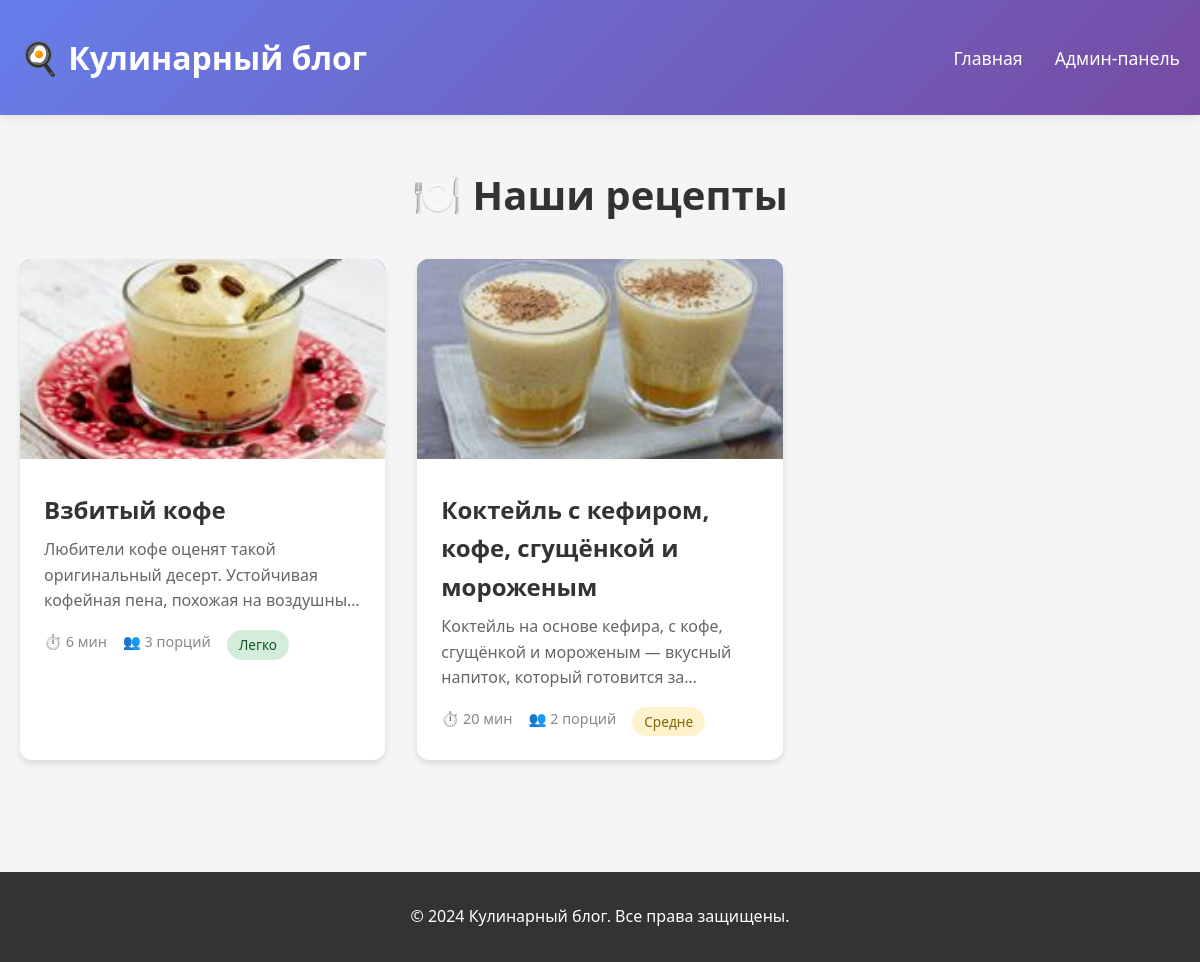
The page / on the database its author committed.
### blog/models.py (models this page shows, shortened)
class Recipe(models.Model):
    title = models.CharField(max_length=200, verbose_name="Название рецепта")
    slug = models.SlugField(max_length=200, unique=True, verbose_name="URL")
    description = models.TextField(verbose_name="Описание")
    ingredients = models.TextField(verbose_name="Ингредиенты", help_text="Каждый ингредиент с новой строки")
    instructions = models.TextField(verbose_name="Инструкция по приготовлению")
    image = models.ImageField(upload_to='recipes/', blank=True, null=True, verbose_name="Изображение")
    cooking_time = models.PositiveIntegerField(verbose_name="Время приготовления (минуты)", default=30)
    servings = models.PositiveIntegerField(verbose_name="Количество порций", default=4)
    difficulty = models.CharField(
        max_length=20,
        choices=[
            ('easy', 'Легко'),
            ('medium', 'Средне'),
            ('hard', 'Сложно'),
        ],
        default='medium',
        verbose_name="Сложность"
    )
    created_at = models.DateTimeField(auto_now_add=True, verbose_name="Дата создания")
    updated_at = models.DateTimeField(auto_now=True, verbose_name="Дата обновления")
    published = models.BooleanField(default=True, verbose_name="Опубликовано")
    class Meta:
        verbose_name = "Рецепт"
        verbose_name_plural = "Рецепты"
        ordering = ['-created_at']

### blog/views.py (the view)
# urls.py: path('', views.recipe_list, name='recipe_list'),
def recipe_list(request):
    recipes = Recipe.objects.filter(published=True)
    paginator = Paginator(recipes, 6)  # 6 рецептов на страницу
    page_number = request.GET.get('page')
    page_obj = paginator.get_page(page_number)
    context = {
        'recipes': page_obj,
        'page_obj': page_obj,
    }
    return render(request, 'blog/recipe_list.html', context)

### blog/templates/blog/recipe_list.html (shortened to what this page needs)
{% extends 'blog/base.html' %}
{% block content %}
<h1 class="page-title">🍽️ Наши рецепты</h1>
{% if recipes %}
    <div class="recipe-grid">
        {% for recipe in recipes %}
            <a href="{% url 'blog:recipe_detail' recipe.slug %}" class="recipe-card">
                {% if recipe.image %}
                    <img src="{{ recipe.image.url }}" alt="{{ recipe.title }}" class="recipe-card-image">
                {% else %}
                    <div class="recipe-card-image"></div>
                {% endif %}
                <div class="recipe-card-content">
                    <h2 class="recipe-card-title">{{ recipe.title }}</h2>
                    <p class="recipe-card-description">{{ recipe.description|truncatewords:20 }}</p>
                    <div class="recipe-meta">
                        <span>⏱️ {{ recipe.cooking_time }} мин</span>
                        <span>👥 {{ recipe.servings }} порций</span>
                        <span class="badge badge-{{ recipe.difficulty }}">
                            {% if recipe.difficulty == 'easy' %}Легко
                            {% elif recipe.difficulty == 'medium' %}Средне
                            {% else %}Сложно{% endif %}
                        </span>
                    </div>
                </div>
            </a>
        {% endfor %}
    </div>
{% else %}
    <div style="text-align: center; padding: 3rem;">
        <p style="font-size: 1.2rem; color: #666;">Пока нет опубликованных рецептов. Зайдите в админ-панель, чтобы добавить рецепты!</p>
    </div>
{% endif %}
{% endblock %}

### blog/templates/blog/base.html (shortened to what this page needs)
<!DOCTYPE html>
<html lang="ru">
<head>
</head>
<body>
    <header class="header">
        <div class="container">
            <div class="header-content">
                <a href="{% url 'blog:recipe_list' %}" class="logo">🍳 Кулинарный блог</a>
                <nav class="nav">
                    <a href="{% url 'blog:recipe_list' %}">Главная</a>
                    <a href="/admin/">Админ-панель</a>
                </nav>
            </div>
        </div>
    </header>
    <main class="main-content">
        <div class="container">
            {% block content %}{% endblock %}
        </div>
    </main>
    <footer class="footer">
        <div class="container">
            <p>&copy; 2024 Кулинарный блог. Все права защищены.</p>
        </div>
    </footer>
</body>
</html>

### blog/templates/blog/base.html (style rules this page uses)
* { margin: 0; padding: 0; box-sizing: border-box; }
body { font-family: 'Segoe UI', Tahoma, Geneva, Verdana, sans-serif; line-height: 1.6; color: #333; background-color: #f5f5f5; }
.header { background: linear-gradient(135deg, #667eea 0%, #764ba2 100%); color: white; padding: 2rem 0; box-shadow: 0 2px 10px rgba(0,0,0,0.1); }
.container { max-width: 1200px; margin: 0 auto; padding: 0 20px; }
.header-content { display: flex; justify-content: space-between; align-items: center; }
.logo { font-size: 2rem; font-weight: bold; text-decoration: none; color: white; }
.nav { display: flex; gap: 2rem; }
.nav a { color: white; text-decoration: none; font-size: 1.1rem; transition: opacity 0.3s; }
.main-content { min-height: calc(100vh - 200px); padding: 3rem 0; }
.footer { background-color: #333; color: white; text-align: center; padding: 2rem 0; margin-top: 4rem; }
.recipe-grid { display: grid; grid-template-columns: repeat(auto-fill, minmax(300px, 1fr)); gap: 2rem; margin-top: 2rem; }
.recipe-card { background: white; border-radius: 12px; overflow: hidden; box-shadow: 0 4px 6px rgba(0,0,0,0.1); transition: transform 0.3s, box-shadow 0.3s; text-decoration: none; color: inherit; display: block; }
.recipe-card-image { width: 100%; height: 200px; object-fit: cover; background: linear-gradient(135deg, #667eea 0%, #764ba2 100%); }
.recipe-card-content { padding: 1.5rem; }
.recipe-card-title { font-size: 1.5rem; margin-bottom: 0.5rem; color: #333; }
.recipe-card-description { color: #666; margin-bottom: 1rem; display: -webkit-box; -webkit-line-clamp: 3; -webkit-box-orient: vertical; overflow: hidden; }
.recipe-meta { display: flex; gap: 1rem; font-size: 0.9rem; color: #888; }
.badge { display: inline-block; padding: 0.25rem 0.75rem; border-radius: 20px; font-size: 0.85rem; font-weight: 500; }
.badge-easy { background-color: #d4edda; color: #155724; }
.badge-medium { background-color: #fff3cd; color: #856404; }
.page-title { font-size: 2.5rem; text-align: center; margin-bottom: 2rem; color: #333; }

### rows shown on the page
Recipe: image (picture), title "Взбитый кофе", description "Любители кофе оценят такой оригинальный десерт. Устойчивая кофейная пена, похожая на…", cooking_time "6", servings "3", difficulty "Легко"
Recipe: image (picture), title "Коктейль с кефиром, кофе, сгущёнкой и мороженым", description "Коктейль на основе кефира, с кофе, сгущёнкой и мороженым — вкусный напиток, который готовится…", cooking_time "20", servings "2", difficulty "Средне"
